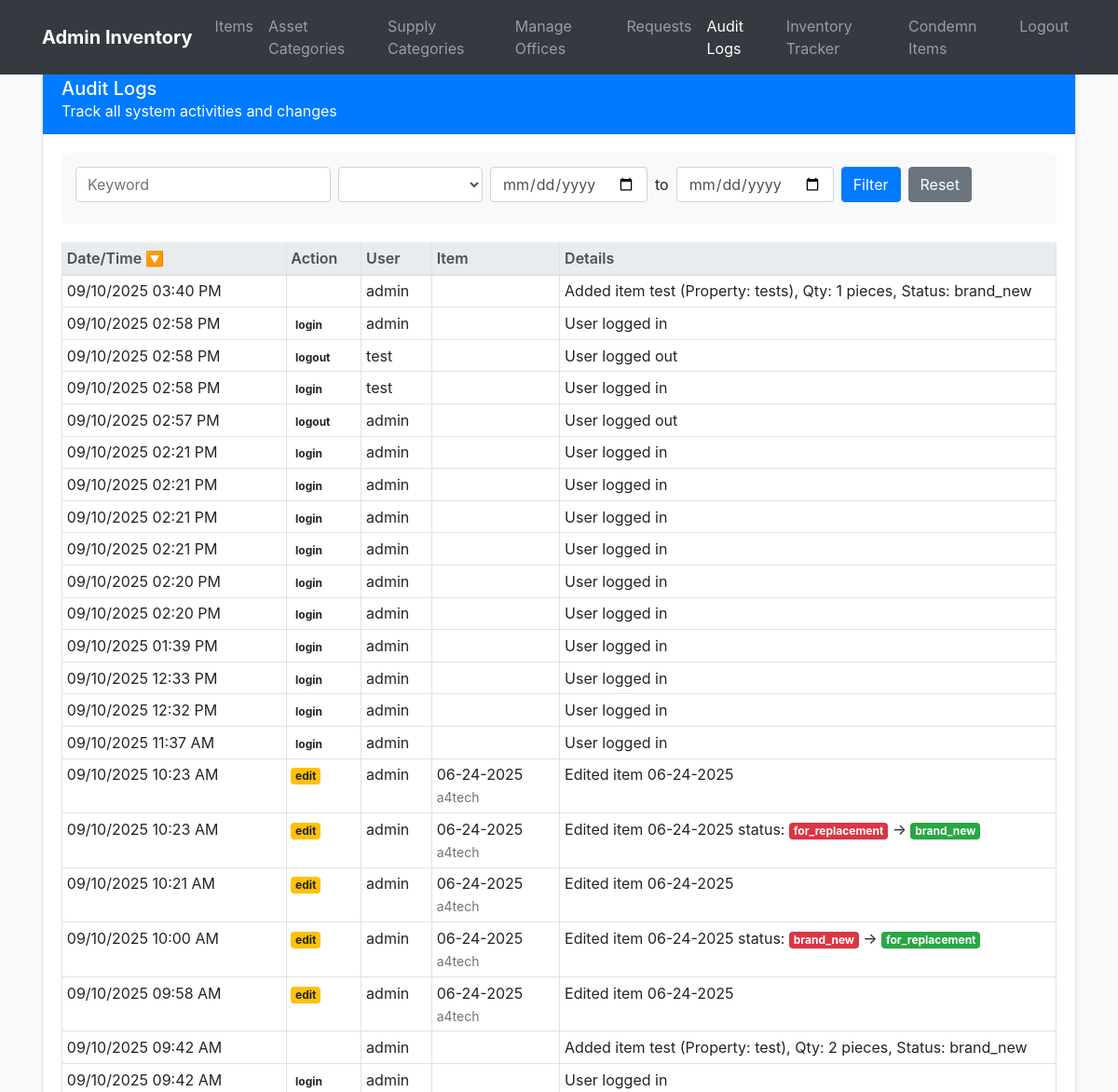
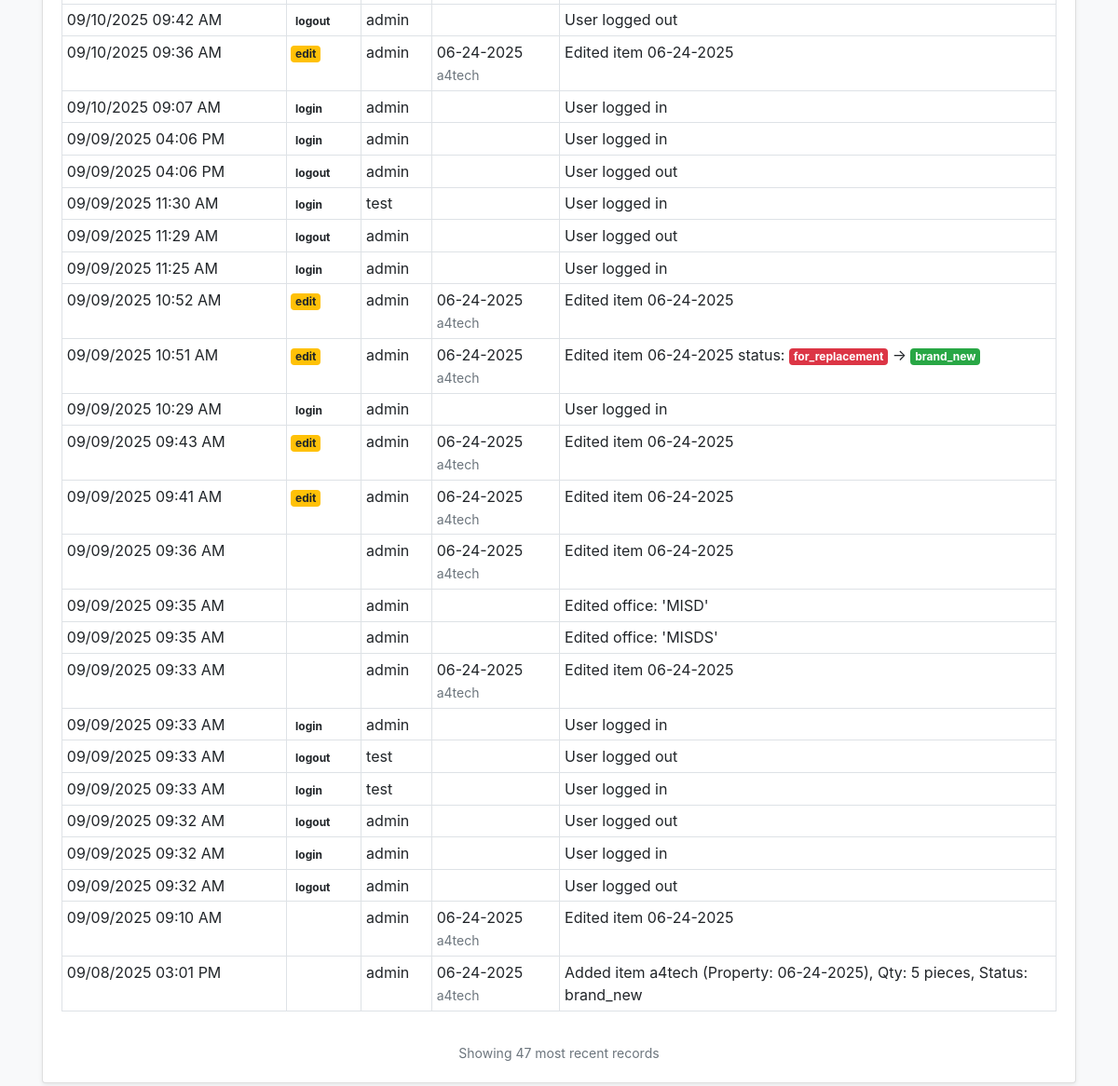
Before: /admin/audit_logs.php (signed in) with the older database file (2 pictures, top to bottom).
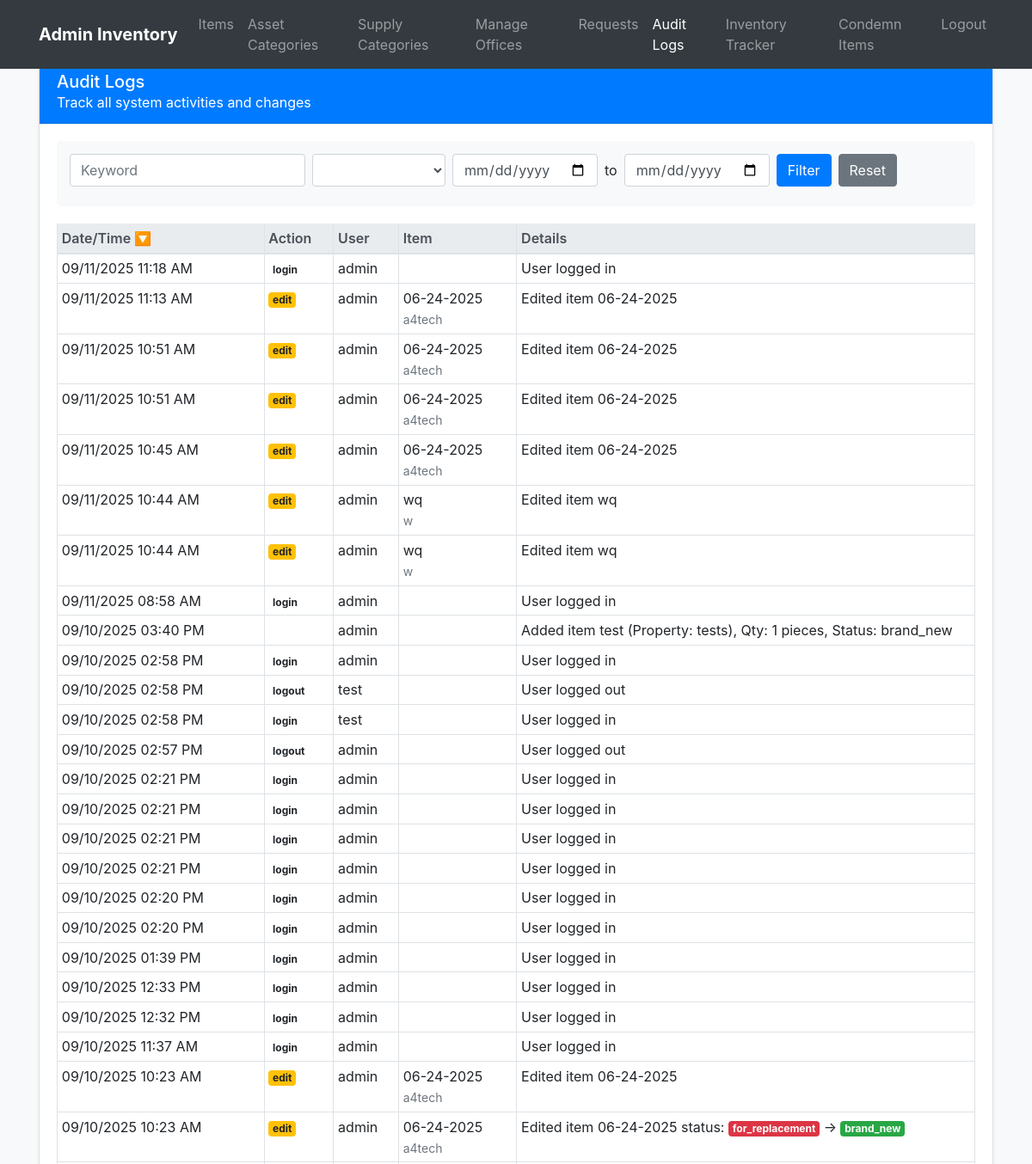
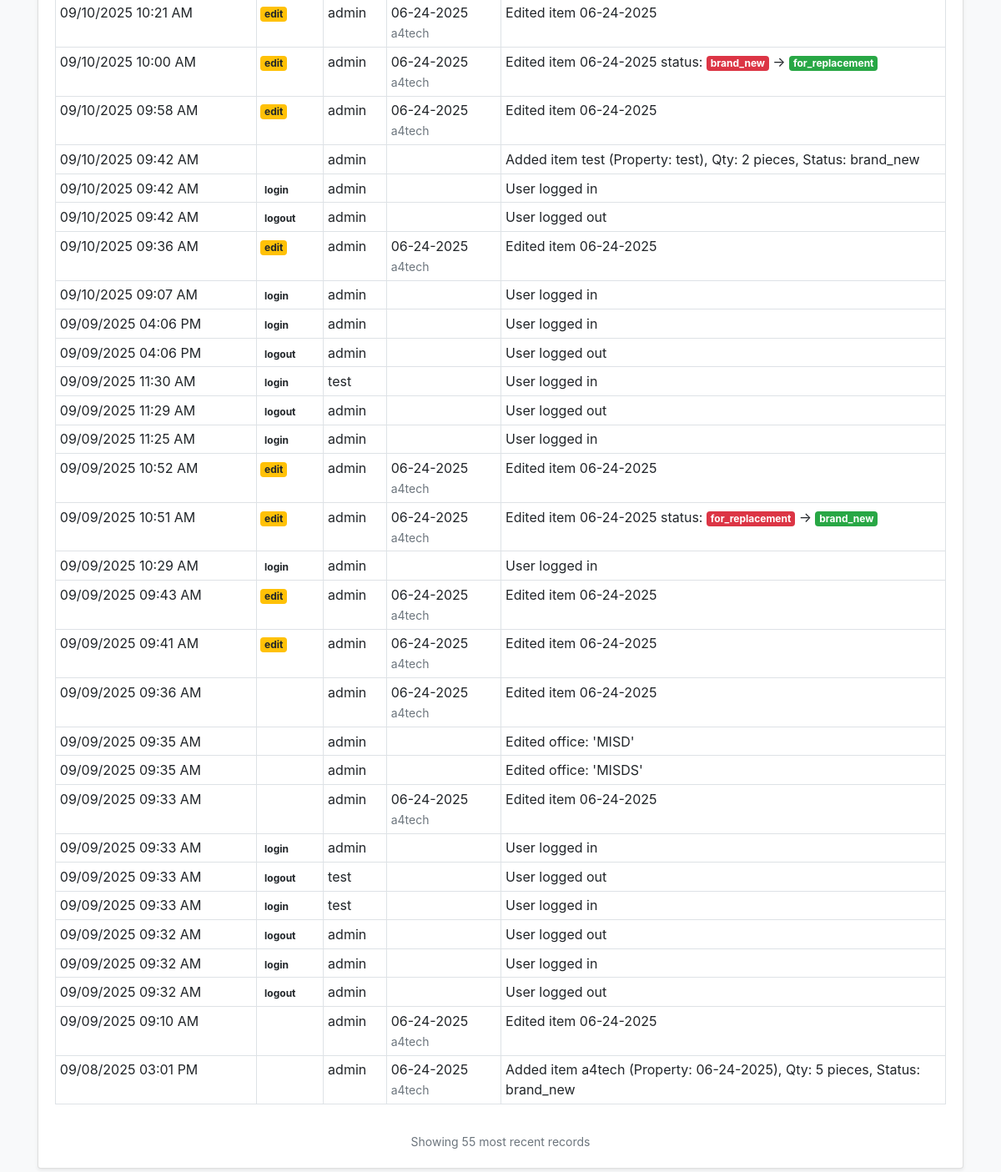
After: the same page with the newer database file (2 pictures, top to bottom).
### tables this page shows
CREATE TABLE `audit_logs` (
  `id` int(11) NOT NULL,
  `item_id` int(11) DEFAULT NULL,
  `action` enum('login','logout','edit','delete','update') NOT NULL,
  `performed_by` int(11) DEFAULT NULL,
  `log_details` text DEFAULT NULL,
  `created_at` datetime DEFAULT current_timestamp()
);

CREATE TABLE `users` (
  `id` int(11) NOT NULL,
  `username` varchar(50) NOT NULL,
  `password` varchar(255) NOT NULL,
  `role` enum('admin','user') DEFAULT 'user',
  `created_at` datetime DEFAULT current_timestamp()
);

CREATE TABLE `items` (
  `id` int(11) NOT NULL,
  `property_number` varchar(50) NOT NULL,
  `product_name` varchar(255) NOT NULL,
  `category_id` int(11) DEFAULT NULL,
  `brand` varchar(100) DEFAULT NULL,
  `model` varchar(100) DEFAULT NULL,
  `processor` varchar(100) DEFAULT NULL,
  `ram` varchar(50) DEFAULT NULL,
  `graphics1` varchar(100) DEFAULT NULL,
  `graphics2` varchar(100) DEFAULT NULL,
  `computer_name` varchar(100) DEFAULT NULL,
  `workgroup` varchar(100) DEFAULT NULL,
  `os` varchar(100) DEFAULT NULL,
  `office_app` varchar(50) DEFAULT NULL,
  `ms_account` varchar(100) DEFAULT NULL,
  `endpoint_protection` varchar(100) DEFAULT NULL,
  `endpoint_updated` tinyint(1) DEFAULT 0,
  `anydesk_id` varchar(100) DEFAULT NULL,
  `belarc_installed` tinyint(1) DEFAULT 0,
  `accounts_updated` tinyint(1) DEFAULT 0,
  `ultravnc_installed` tinyint(1) DEFAULT 0,
  `snmp_installed` tinyint(1) DEFAULT 0,
  `connection_type` varchar(50) DEFAULT NULL,
  `dhcp_type` varchar(50) DEFAULT NULL,
  `static_app` varchar(100) DEFAULT NULL,
  `ip_address1` varchar(50) DEFAULT NULL,
  `ip_address2` varchar(50) DEFAULT NULL,
  `lan_mac` varchar(50) DEFAULT NULL,
  `wlan_mac1` varchar(50) DEFAULT NULL,
  `wlan_mac2` varchar(50) DEFAULT NULL,
  `gateway` varchar(50) DEFAULT NULL,
  `office_id` int(11) DEFAULT NULL,
  `miaa_property` varchar(50) DEFAULT NULL,
  `memorandum_receipt` varchar(100) DEFAULT NULL,
  `po_number` varchar(100) DEFAULT NULL,
  `serial_number` varchar(100) DEFAULT NULL,
  `display_size` varchar(50) DEFAULT NULL,
  `printer_type` varchar(50) DEFAULT NULL,
  `capacity_va` varchar(50) DEFAULT NULL,
  `other_details` text DEFAULT NULL,
  `network_equipment_type` varchar(100) DEFAULT NULL,
  `network_equipment_other` varchar(100) DEFAULT NULL,
  `area_of_deployment` varchar(100) DEFAULT NULL,
  `storage_type` varchar(50) DEFAULT NULL,
  `storage_capacity` varchar(50) DEFAULT NULL,
  `qr_code_path` varchar(255) DEFAULT NULL,
  `quantity` int(11) NOT NULL,
  `unit` enum('boxes','pieces') DEFAULT 'pieces',
  `status` enum('brand_new','for_replacement','for_condemn','condemned') DEFAULT 'brand_new',
  `created_by` int(11) DEFAULT NULL,
  `created_at` datetime DEFAULT current_timestamp(),
  `updated_at` datetime DEFAULT current_timestamp() ON UPDATE current_timestamp(),
  `is_active` tinyint(1) NOT NULL DEFAULT 1
);

### admin/audit_logs.php (the view, shortened to what the changed rows need)
<?php
require '../config/db.php';
$where = [];
$sort = trim($_GET['sort'] ?? "created_at");
$dir = strtoupper(trim($_GET['dir'] ?? "DESC"));
if ($dir !== "ASC") $dir = "DESC";
$where_sql = $where ? "WHERE ".implode(" AND ", $where) : "";
$sql = "
SELECT a.*, u.username, i.property_number, i.product_name
FROM audit_logs a
LEFT JOIN users u ON a.performed_by=u.id
LEFT JOIN items i ON a.item_id=i.id
$where_sql
ORDER BY $sort $dir
LIMIT 200
";
$stmt = $db->prepare($sql);
$stmt->execute();
$result = $stmt->get_result();
$logs = $result->fetch_all(MYSQLI_ASSOC);
function formatLogDetails($log) {
    $details = $log['log_details'];
    if ($log['action'] === 'edit') {
        if (preg_match('/Edited item (.+?) (.+?): from (.+?) -> (.+)/', $details, $matches)) {
            $date = $matches[1];
            $field = $matches[2];
            $oldValue = $matches[3];
            $newValue = $matches[4];
            return "Edited item $date $field: <span class='text-danger'>$oldValue</span> → <span class='text-success'>$newValue</span>";
        }
        elseif (preg_match('/Edited item (.+?) status: (.+?) -> (.+)/', $details, $matches)) {
            $date = $matches[1];
            $oldValue = $matches[2];
            $newValue = $matches[3];
            return "Edited item $date status: <span class='badge badge-danger'>$oldValue</span> → <span class='badge badge-success'>$newValue</span>";
        }
        elseif (preg_match('/Edited item (.+?) Qty: (.+?) -> (.+)/', $details, $matches)) {
            $date = $matches[1];
            $oldValue = $matches[2];
            $newValue = $matches[3];
            return "Edited item $date Qty: <span class='text-danger'>$oldValue</span> → <span class='text-success'>$newValue</span>";
        }
        elseif (preg_match('/Edited item (.+?) Product Name from (.+?) to (.+)/', $details, $matches)) {
            $date = $matches[1];
            $oldValue = $matches[2];
            $newValue = $matches[3];
            return "Edited item $date Product Name: <span class='text-danger'>$oldValue</span> → <span class='text-success'>$newValue</span>";
        }
        elseif (preg_match('/Edited item (.+?) category from (.+?) -> (.+)/', $details, $matches)) {
            $date = $matches[1];
            $oldValue = $matches[2];
            $newValue = $matches[3];
            return "Edited item $date category: <span class='text-danger'>$oldValue</span> → <span class='text-success'>$newValue</span>";
        }
    }
    return htmlspecialchars($details);
}
?>
<!doctype html>
<html>
<head>
<link rel="stylesheet" href="https://cdn.jsdelivr.net/npm/bootstrap@4.6.2/dist/css/bootstrap.min.css">
</head>
<body>
<div class="container">
    <div class="row">
        <div class="col-12">
            <div class="card">
                <div class="card-body">
                    <div class="table-responsive">
                        <table class="table table-bordered table-hover table-sm">
                            <thead class="thead-light">
                                <tr>
                                    <th class="sortable" onclick="sortLogs('created_at')">
                                        Date/Time
                                        <?= $sort=="created_at" ? ($dir=="DESC" ? "🔽":"🔼") : "" ?>
                                    </th>
                                    <th class="sortable" onclick="sortLogs('action')">
                                        Action <?= $sort=="action" ? ($dir=="DESC" ? "🔽":"🔼") : "" ?>
                                    </th>
                                    <th class="sortable" onclick="sortLogs('username')">
                                        User <?= $sort=="username" ? ($dir=="DESC" ? "🔽":"🔼") : "" ?>
                                    </th>
                                    <th>Item</th>
                                    <th>Details</th>
                                </tr>
                            </thead>
                            <tbody>
                                <?php foreach($logs as $l): ?>
                                <tr>
                                    <td><?= date('m/d/Y h:i A', strtotime($l['created_at'])) ?></td>
                                    <td>
                                        <span class="badge
                                            <?= $l['action'] == 'add' ? 'badge-success' : '' ?>
                                            <?= $l['action'] == 'edit' ? 'badge-warning' : '' ?>
                                            <?= $l['action'] == 'delete' ? 'badge-danger' : '' ?>
                                            <?= $l['action'] == 'condemn' ? 'badge-dark' : '' ?>
                                        ">
                                            <?= htmlspecialchars($l['action']) ?>
                                        </span>
                                    </td>
                                    <td><?= htmlspecialchars($l['username']) ?></td>
                                    <td>
                                        <?= htmlspecialchars($l['property_number']) ?>
                                        <?php if (!empty($l['product_name'])): ?>
                                            <br><small class="text-muted"><?= htmlspecialchars($l['product_name']) ?></small>
                                        <?php endif; ?>
                                    </td>
                                    <td class="log-details"><?= formatLogDetails($l) ?></td>
                                </tr>
                                <?php endforeach; ?>
                            </tbody>
                        </table>
                    </div>
                    <?php if (!empty($logs)): ?>
                    <div class="mt-3 text-center">
                        <small class="text-muted">Showing <?= count($logs) ?> most recent records</small>
                    </div>
                    <?php endif; ?>
                </div>
            </div>
        </div>
    </div>
</div>
</body>
</html>

Changed rows visible on the page:
added audit_logs: created_at "09/11/2025 11:18 AM", action "login", performed_by.username "admin", log_details "User logged in"
added audit_logs: created_at "09/11/2025 11:13 AM", action "edit", performed_by.username "admin", item.property_number "06-24-2025", item.product_name "a4tech", log_details "Edited item 06-24-2025"
added audit_logs: created_at "09/11/2025 10:51 AM", action "edit", performed_by.username "admin", item.property_number "06-24-2025", item.product_name "a4tech", log_details "Edited item 06-24-2025"
added audit_logs: created_at "09/11/2025 10:51 AM", action "edit", performed_by.username "admin", item.property_number "06-24-2025", item.product_name "a4tech", log_details "Edited item 06-24-2025"
added audit_logs: created_at "09/11/2025 10:45 AM", action "edit", performed_by.username "admin", item.property_number "06-24-2025", item.product_name "a4tech", log_details "Edited item 06-24-2025"
added audit_logs: created_at "09/11/2025 10:44 AM", action "edit", performed_by.username "admin", item.property_number "wq", item.product_name "w", log_details "Edited item wq"
added audit_logs: created_at "09/11/2025 10:44 AM", action "edit", performed_by.username "admin", item.property_number "wq", item.product_name "w", log_details "Edited item wq"
added audit_logs: created_at "09/11/2025 08:58 AM", action "login", performed_by.username "admin", log_details "User logged in"
Other visible differences:
count($logs): "47" → "55"
